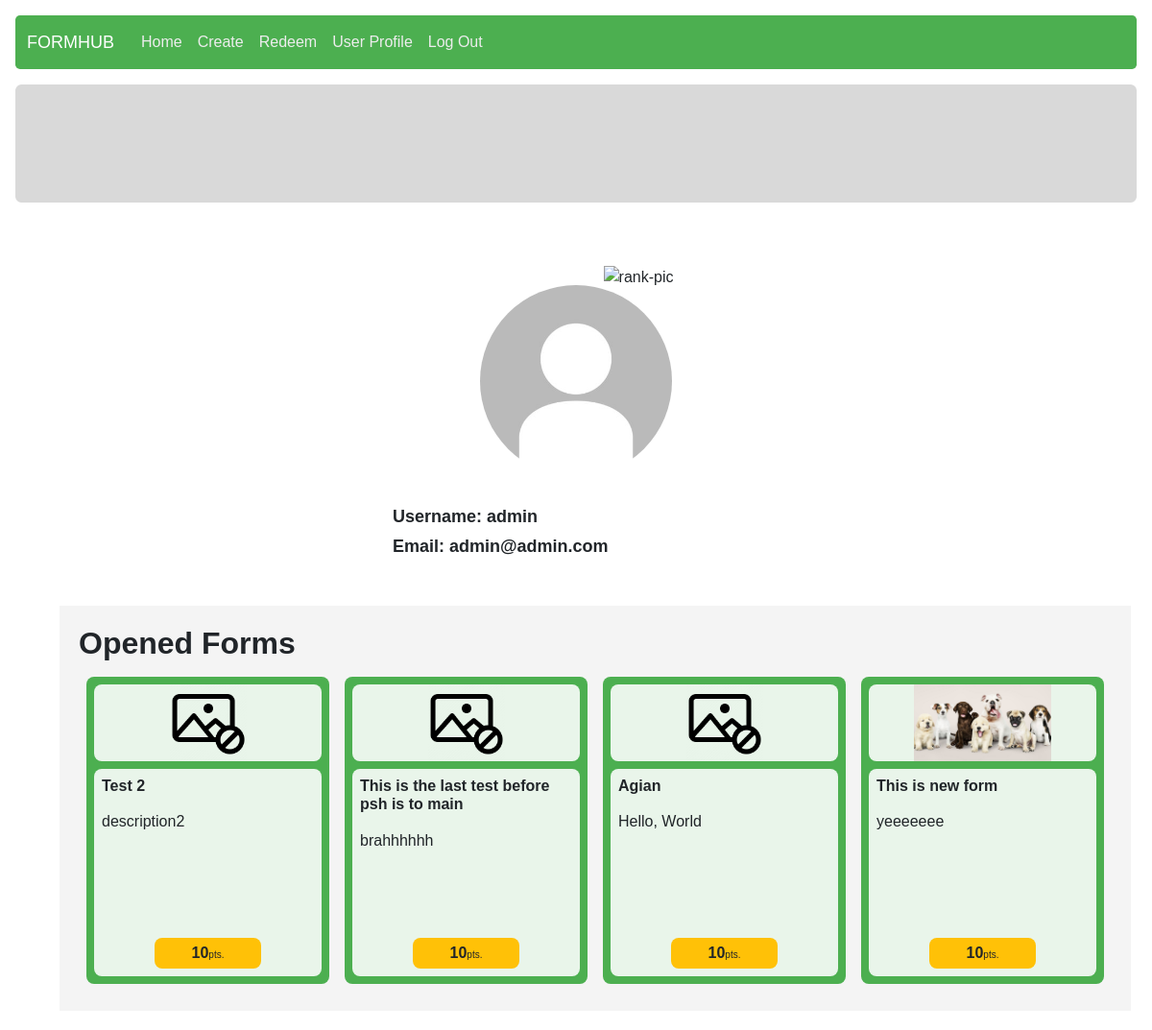
Before: /account/2 (signed in) with the older database file.
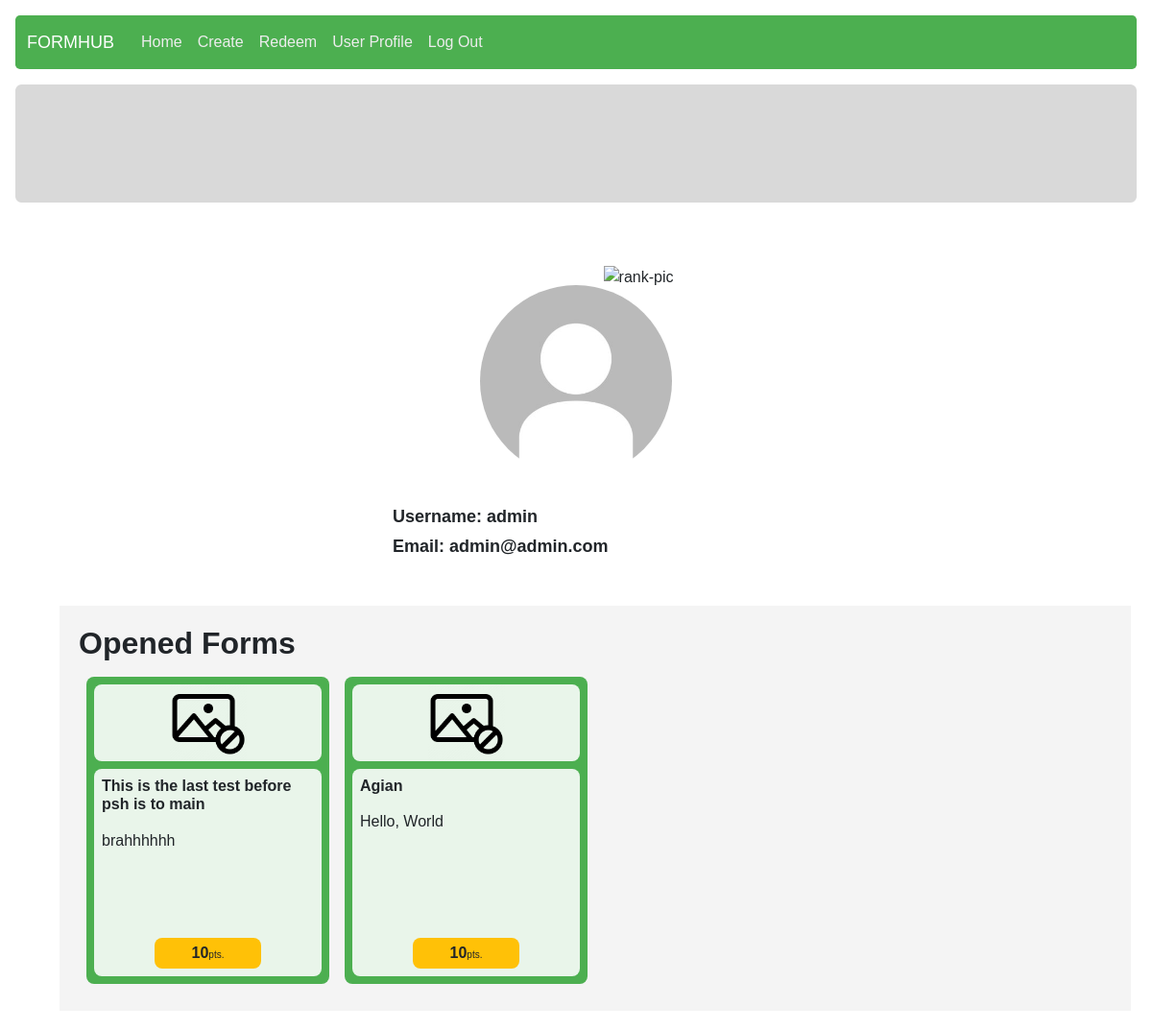
After: the same page with the newer database file.
### form_management/models.py (models this page shows, shortened)
class Form(models.Model):
    owner = models.ForeignKey(User, on_delete = models.CASCADE)
    form_name = models.CharField(max_length = 125)
    description = models.CharField(max_length = 1000)
    category = models.ForeignKey(Category, on_delete = models.CASCADE, null = True)
    design = models.JSONField()
    creation_timestamp = models.DateTimeField(auto_now_add = True)
    publish_timestamp = models.DateTimeField(null = True)
    is_open = models.BooleanField(default = False)
    is_sale = models.BooleanField(default = False)
    form_point = models.ForeignKey(Point, on_delete = models.CASCADE, related_name="form_point")
    form_selling_point = models.ForeignKey(Point, on_delete = models.CASCADE, null = True, blank = True, related_name="form_selling_point")
    form_pic = models.ImageField(
        upload_to="static/form_management/imgs",
        null = True,
        default = "static/form_management/imgs/no-pic.png")

class Point(models.Model):
    form_size = models.CharField(max_length = 2)
    context = models.CharField(max_length = 3, null = True, blank = True, choices = POINT_CONTEXT) # SEL = Selling, ANS = answering
    point = models.IntegerField()
    description = models.CharField(max_length = 50, null = True, blank = True)
    lower_bound = models.IntegerField()
    upper_bound = models.IntegerField()

### userprofile/views.py (the view)
# urls.py: path("<int:user_id>", views.profile, name="profile"),
def profile(request, user_id):
    if user_id:
        user = User.objects.get(pk = user_id)
        if user_id == request.user.id:
            user_forms = Form.objects.filter(owner = user)
        else:
            is_already_answered_form = FormResponse.objects.filter(responder = request.user).values("form_id").distinct()
            exclude_form_list = [item["form_id"] for item in is_already_answered_form]
            user_forms = Form.objects.filter(owner = user, is_open = True).exclude(id__in=exclude_form_list)
        responses = PointTransaction.objects.filter(user_id = user)
        num_responses = len(responses)
        if num_responses >= 50:
            rank = 'https://icons.iconarchive.com/icons/iconarchive/badge-trophy/256/Badge-Trophy-21-icon.png'
        elif num_responses >= 25:
            rank = 'https://icons.iconarchive.com/icons/iconarchive/badge-trophy/256/Badge-Trophy-Diamond-4-icon.png'
        else:
            rank = 'https://icons.iconarchive.com/icons/iconarchive/badge-trophy/256/Badge-Trophy-Rubin-2-icon.png'
        return render(request, "userprofile/index.html", {
            "user_profile": user,
            "userpic": user.profile_img,
            "user_forms": user_forms,
            "rank": rank,
            "form_section_title": "Opened Forms" if user_id != request.user.id else "Your Published Forms"
        })
    return HttpResponseRedirect("/")

### templates/userprofile/index.html (shortened to what this page needs)
{% extends "layout.html" %}
{% load static %}
{% block extra_css %}
    <link rel="stylesheet" href="{% static 'userprofile/userprofile.css' %}">
    <link rel="stylesheet" href="{% static 'answering/index.css' %}">
{% endblock %}
{% block body %}
<div class="container" id ="profile">
    <div class="container mb-5" id="user-prof">
        <div class="container" style="display: flex; flex-direction: column; align-items: center;">
            <img style="height: 70px; width: auto;" src="{{ rank }}" alt="rank-pic" id="rank-pic">
            <img id="prof-pic" src="/{{ user_profile.profile_img }}" >
        </div>
        <div class="basics container my-2" id="your-rank">
            <div class="basic-info d-flex justify-content-between mb-1">
                <div id="acct_name">Username: {{ user_profile.username }}</div>
            </div>
            <div class="basic-info d-flex justify-content-between mb-1">
                <div id="email">Email: {{ user_profile.email }}</div>
            </div>
        </div>
    </div>
    <div class="container" id="user-prof-forms">
        <h2><strong>{{ form_section_title }}</strong></h2>
        <div class="all-forms d-flex flex-row flex-wrap">
            {% for form in user_forms %}
                <div class="form-card p-2 d-flex flex-column col-sm-6 col-md-4 col-lg-3" data-code="{{ form.id }}">
                    <div class="form p-2 d-flex flex-column">
                        <div class="img-container d-flex justify-content-center">
                            <img data-code="{{ form.id }}" src="/{{ form.form_pic }}" alt="no-photo">
                        </div>
                        <div class="form-meta-data mt-2 p-2">
                            <div class="header d-flex align-items-center mb-3">
                                <h6 class="form-name my-0">{{ form.form_name }}</h6>
                            </div>
                            <div class="description">
                                {{ form.description }}
                            </div>
                            <div class="bottom-section mt-auto p-1">
                                <span class="point">{{ form.form_point.point }}</span><span class="unit">pts.</span>
                            </div>
                        </div>
                    </div>
                </div>
            {% empty %}
                <h3>No form</h3>
            {% endfor %}
        </div>
    </div>
</div>
{% endblock %}

Changed rows visible on the page:
no longer on this page (row edited): Form: form_pic (placeholder picture), form_name "Test 2", description "description2", form_point.point "10"
no longer on this page (row edited): Form: shows a picture, form_name "This is new form", description "yeeeeeee", form_point.point "10"
